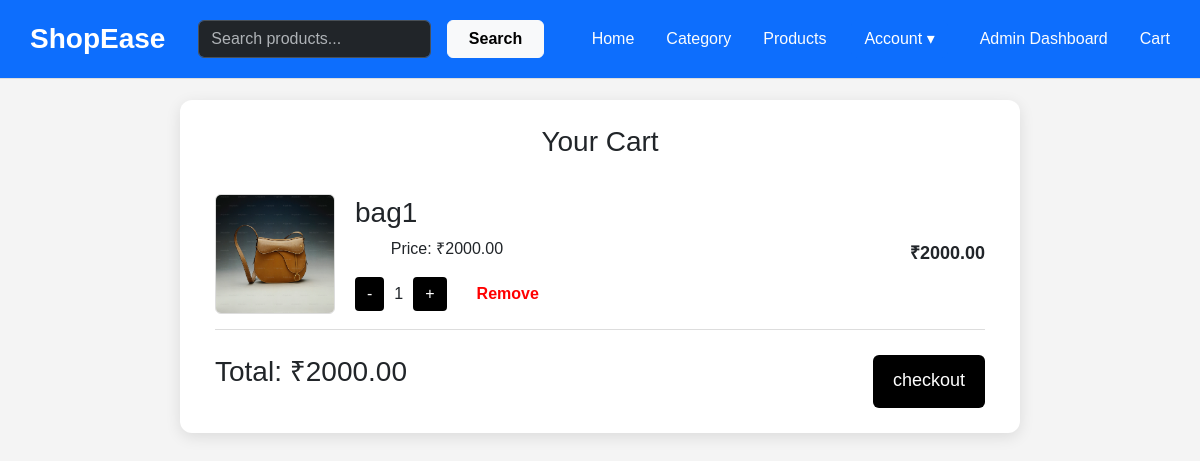
The page /cart/ (signed in) on the database as committed earlier.
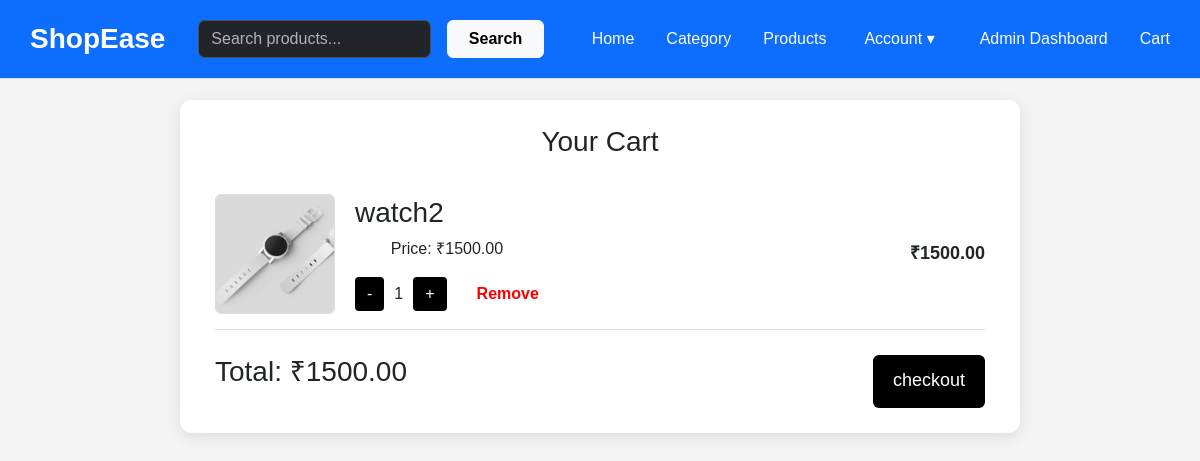
The same page on the database as committed later.
### ecommerce/models.py (models this page shows, shortened)
class CartItem(models.Model):
    user = models.ForeignKey(User, on_delete=models.CASCADE)
    product = models.ForeignKey(Product, on_delete=models.CASCADE)
    quantity = models.IntegerField(default=1)
    def total_price(self):
        return self.product.price * self.quantity

class Product(models.Model):
    name = models.CharField(max_length=200)
    price = models.DecimalField(max_digits=10, decimal_places=2)
    description = models.TextField()
    image = models.ImageField(upload_to="products/", null=True, blank=True)
    category = models.ForeignKey(Category, on_delete=models.CASCADE)
    stock = models.PositiveIntegerField(default=0)  # <-- stock field added
    show_on_homepage = models.BooleanField(default=False)  # NEW FIELD

### ecommerce/views.py (the view)
# urls.py: path('cart/', views.cart_view, name='cart'),
@login_required
def cart_view(request):
    cart_items = CartItem.objects.filter(user=request.user)
    total = sum(item.total_price() for item in cart_items)
    return render(request, 'cart.html', {
        'cart_items': cart_items,
        'total': total,
    })

### ecommerce/templates/cart.html (shortened to what this page needs)
{% extends 'base.html' %}
{% block content %}
<div class="cart-box">
    <h2>Your Cart</h2>
    {% for item in cart_items %}
    <div class="cart-item">
        <img src="{{ item.product.image.url }}">
        <div style="margin-left:20px;">
            <h3>{{ item.product.name }}</h3>
            <p>Price: ₹{{ item.product.price }}</p>
            <div class="qty-box">
                <a class="qty-btn" href="{% url 'cart_decrease' item.id %}">-</a>
                <span>{{ item.quantity }}</span>
                <a class="qty-btn" href="{% url 'cart_add' item.product.id %}">+</a>
                <a class="remove-btn" href="{% url 'cart_remove' item.id %}">Remove</a>
            </div>
        </div>
        <div style="margin-left:auto; font-weight:bold; font-size:18px;">
            ₹{{ item.total_price }}
        </div>
    </div>
    {% endfor %}
    <div style="margin-top:25px; display:flex; justify-content:space-between;">
        <h2>Total: ₹{{ total }}</h2>
        <a href="{% url 'checkout' %}" class="checkout-btn" >checkout</a>
    </div>
</div>
{% endblock %}

Rows that differ between the two databases and show on the page:
removed CartItem: product.image (picture), product.name "bag1", product.price "2000.00", quantity "1", total_price "2000.00"
added CartItem: product.image (picture), product.name "watch2", product.price "1500.00", quantity "1", total_price "1500.00"
Other text that changed with them:
{{ total }}: "2000.00" → "1500.00"
